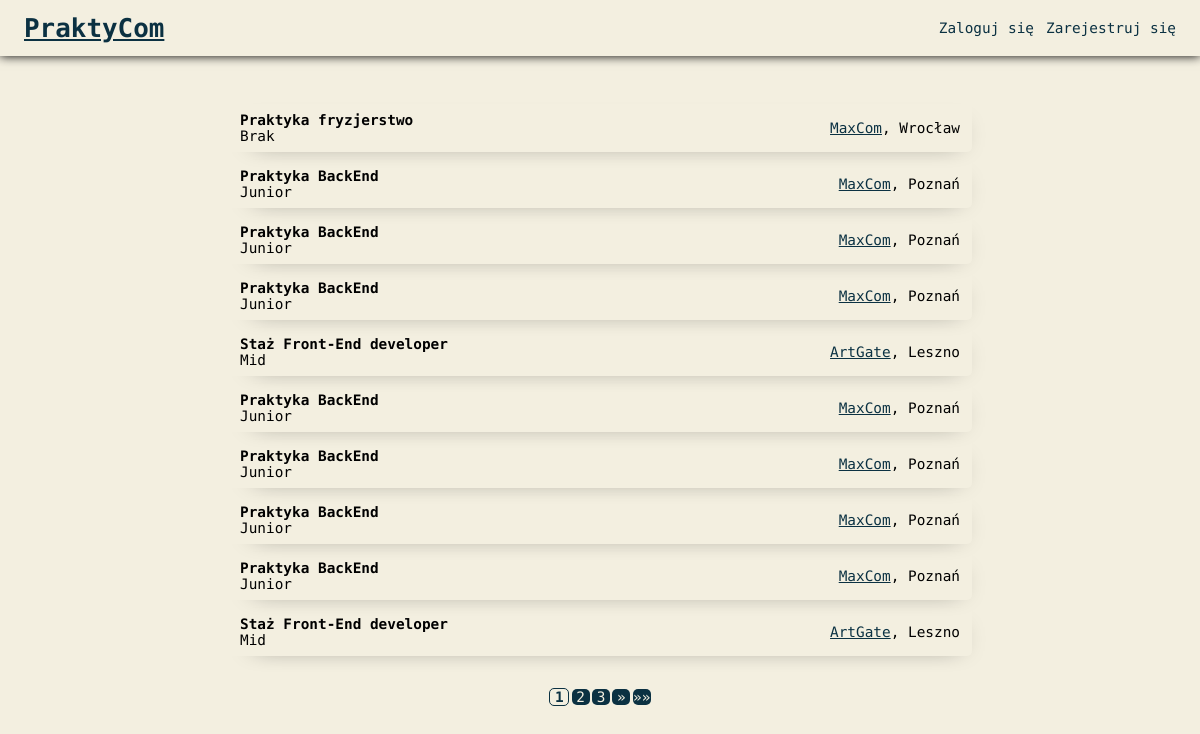
The page / on the database its author committed.
### tables this page shows
CREATE TABLE `oferty` (
  `id` int(255) NOT NULL,
  `tytul` varchar(50) NOT NULL,
  `opis` text NOT NULL,
  `poziom` varchar(25) NOT NULL,
  `id_pracodawcy` int(11) NOT NULL,
  `lokalizacja` varchar(30) NOT NULL
);

CREATE TABLE `pracodawcy` (
  `id` int(255) NOT NULL,
  `firma` varchar(50) NOT NULL,
  `email` varchar(50) NOT NULL,
  `haslo` varchar(255) NOT NULL
);

### index.php (the view, shortened to what this page needs)
<?php
include "connection.php";
$loginPage = 'login.php';
$signupPage = 'singup.php';
function generatePageLink($page, $label, $params = '', $class) {
    return "<a href='$page?$params' class='$class' >$label</a>";
}
?>
<!DOCTYPE html>
<html lang="pl">
<head>
    <link rel="stylesheet" href="style.css">
</head>
<body>
<header>
    <a href="index.php" id="logo">PraktyCom</a>
    <div id="opcje">
    <?php
    if (isset($_SESSION['user_id'])) {
        if (isset($_SESSION['user_imie']) && isset($_SESSION['user_nazwisko'])) {
            $userParams = $_SESSION['user_imie'] . '.' . $_SESSION['user_nazwisko'] . '.' . $_SESSION['user_id'];
            echo generatePageLink('panelPraktykanta.php', 'Konto', $userParams, '');
        } elseif (isset($_SESSION['user_firma'])) {
            $userParams = $_SESSION['user_firma'] . '.' . $_SESSION['user_id'];
            echo generatePageLink('panelPracodawcy.php', 'Konto', $userParams, '');
        }
        echo generatePageLink('logout.php', 'Wyloguj', '', '');
    } else {
        echo generatePageLink($loginPage, 'Zaloguj się', '', '');
        echo generatePageLink($signupPage, 'Zarejestruj się', '', '');
    }
    ?>
    </div>
</header>
<main>
    <div id="ogloszenia">
        <?php
        $ofertyNaStrone = 10;
        if (isset($_GET['strona'])) {
            $strona = $_GET['strona'];
        } else {
            $strona = 1;
        }
        $poczatek = ($strona - 1) * $ofertyNaStrone;
        $query = "SELECT oferty.id AS oferta_id, oferty.tytul AS tytul, oferty.lokalizacja AS lokalizacja, oferty.poziom AS poziom, pracodawcy.firma AS firma, pracodawcy.id AS id
                  FROM oferty
                  INNER JOIN pracodawcy ON oferty.id_pracodawcy = pracodawcy.id
                  ORDER BY oferty.id DESC
                  LIMIT $poczatek, $ofertyNaStrone";
        $result = mysqli_query($conn, $query);
        if ($result && mysqli_num_rows($result) > 0) {
            while ($row = mysqli_fetch_assoc($result)) {
                $id_ogloszenia = $row['oferta_id'];
                $tytul = $row['tytul'];
                $firma = $row['firma'];
                $firmaId = $row['id'];
                $lokalizacja = $row['lokalizacja'];
                $poziom = $row['poziom'];
                echo '<div class="ogloszenie" onclick="location.href=\'jobad.php?id=' . htmlspecialchars($id_ogloszenia) . '\'">';
                echo '<div class="tytulOferty">';
                echo '<p class="tytul">' . htmlspecialchars($tytul) . '</p>';
                echo '<p>' . htmlspecialchars($poziom) . '</p>';
                echo '</div>';
                echo '<div class="daneOferty">';
                echo '<a href="panelPracodawca.php?' . htmlspecialchars($firma) . '.' . htmlspecialchars($firmaId) . '">' . htmlspecialchars($firma) . '</a>';
                echo '<p>, ' . htmlspecialchars($lokalizacja) . '</p>';
                echo '</div>';
                echo '</div>';
            }
        } else {
            echo "Brak danych lub błąd zapytania.";
        }
        $query = "SELECT COUNT(id) AS ilosc_ofert FROM oferty";
        $result = mysqli_query($conn, $query);
        $row = mysqli_fetch_assoc($result);
        $ilosc_ofert = $row['ilosc_ofert'];
        $liczba_stron = ceil($ilosc_ofert / $ofertyNaStrone);
        echo "<div class='numery'>";
        if ($liczba_stron > 1) {
            for ($i = 1; $i <= $liczba_stron; $i++) {
                if ($i == $strona) {
                    echo generatePageLink('index.php', $i, "strona=$i", 'przyciskiStrony active');
                } else {
                    echo generatePageLink('index.php', $i, "strona=$i", 'przyciskiStrony');
                }
            }
            if ($strona < $liczba_stron) {
                $nastepna = $strona + 1;
                echo generatePageLink('index.php', '&raquo;', "strona=$nastepna", '');
            }
            if($strona != $liczba_stron){
            echo generatePageLink('index.php', '&raquo;&raquo;', "strona=$liczba_stron", '');
            }
        }
        echo "</div>";
        ?>
    </div>
</main>
</body>
</html>

### style.css (style rules this page uses)
* { padding: 0; margin: 0; font-family: "Roboto Mono", monospace; }
html { font-size: 1.8vh; background: #f3efe0; }
header { display: flex; align-items: center; justify-content: space-between; height: 7vh; width: 100vw; box-shadow: 0 0 10px 0; }
header #logo { font-size: 1.8rem; color: #0b3142; font-weight: 800; margin-left: 0; height: 4vh; margin-left: 2vw; display: flex; justify-content: center; align-items: center; }
header #opcje { display: flex; margin-right: 2vw; }
header #opcje a { color: #0b3142; text-decoration: unset; margin-left: 1vw; }
body { display: flex; align-items: center; flex-direction: column; }
main { margin: 5vh 0 0 0; min-height: 50vh; }
main a { color: #0b3142; }
main #ogloszenia .ogloszenie { cursor: pointer; box-shadow: black 7px 7px 25px -20px; border-radius: 5px; height: 6vh; width: 60vw; margin-top: 1vh; display: flex; justify-content: space-between; align-items: center; padding: 0 1vw 0 1vw; }
main #ogloszenia .ogloszenie .tytulOferty { display: flex; flex-direction: column; }
main #ogloszenia .ogloszenie .tytulOferty .tytul { font-weight: 800; }
main #ogloszenia .ogloszenie .daneOferty { display: flex; flex-direction: row; }
main #ogloszenia .ogloszenie .daneOferty a { color: #0b3142; }
main #ogloszenia .numery { display: flex; align-items: center; justify-content: center; margin: 3vh 0 0 0; }
main #ogloszenia .numery a { text-decoration: unset; background-color: #0b3142; color: #f3efe0; border-radius: 5px; display: flex; align-items: center; justify-content: center; width: 1.5vw; margin: 1vh 0.1vw 0.1vw; }
main #ogloszenia .numery .przyciskiStrony.active { font-weight: 900; background-color: #f3efe0; color: #0b3142; border: solid #0b3142 1px; }

### rows shown on the page
oferty: tytul "Praktyka fryzjerstwo", poziom "Brak", id_pracodawcy.firma "MaxCom", lokalizacja "Wrocław"
oferty: tytul "Praktyka BackEnd", poziom "Junior", id_pracodawcy.firma "MaxCom", lokalizacja "Poznań"
oferty: tytul "Praktyka BackEnd", poziom "Junior", id_pracodawcy.firma "MaxCom", lokalizacja "Poznań"
oferty: tytul "Praktyka BackEnd", poziom "Junior", id_pracodawcy.firma "MaxCom", lokalizacja "Poznań"
oferty: tytul "Staż Front-End developer", poziom "Mid", id_pracodawcy.firma "ArtGate", lokalizacja "Leszno"
oferty: tytul "Praktyka BackEnd", poziom "Junior", id_pracodawcy.firma "MaxCom", lokalizacja "Poznań"
oferty: tytul "Praktyka BackEnd", poziom "Junior", id_pracodawcy.firma "MaxCom", lokalizacja "Poznań"
oferty: tytul "Praktyka BackEnd", poziom "Junior", id_pracodawcy.firma "MaxCom", lokalizacja "Poznań"
oferty: tytul "Praktyka BackEnd", poziom "Junior", id_pracodawcy.firma "MaxCom", lokalizacja "Poznań"
oferty: tytul "Staż Front-End developer", poziom "Mid", id_pracodawcy.firma "ArtGate", lokalizacja "Leszno"

### other values the page prints
$label "Zaloguj się Zarejestruj się » »»"
$label "1"
$label "2"
$label "3"
